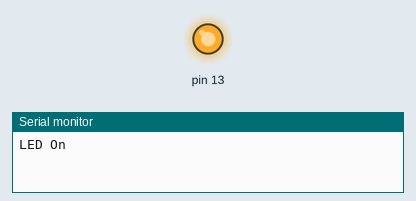
This sketch was run on a simulated Arduino Uno, built with avr-gcc and run on an emulated ATmega328P. Shown: output pins drawn as LEDs (lit = HIGH), the last lines printed to the serial monitor.

Above: at 1.0 s.
At 5.5 s:
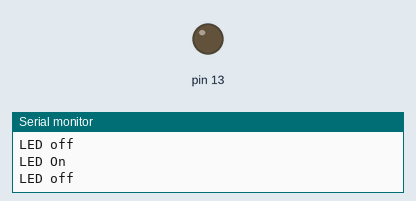
Timing chart, 0 to 6.9 s (numbered marks = the images above):
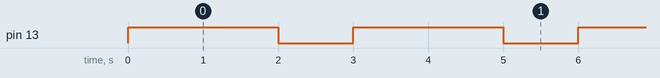

The sketch:

LED_1.ino
```cpp
void setup() {
  Serial.begin(9600);
  pinMode(13, OUTPUT);
}

void loop() {
  Serial.println("LED On");
  digitalWrite(13, HIGH);
  delay(2000);
  Serial.println("LED off");
  digitalWrite(13, LOW);
  delay(1000);
}
```

Measured:
- by itself, pin 13: alternates HIGH for 2.0 s and LOW for 1.0 s
